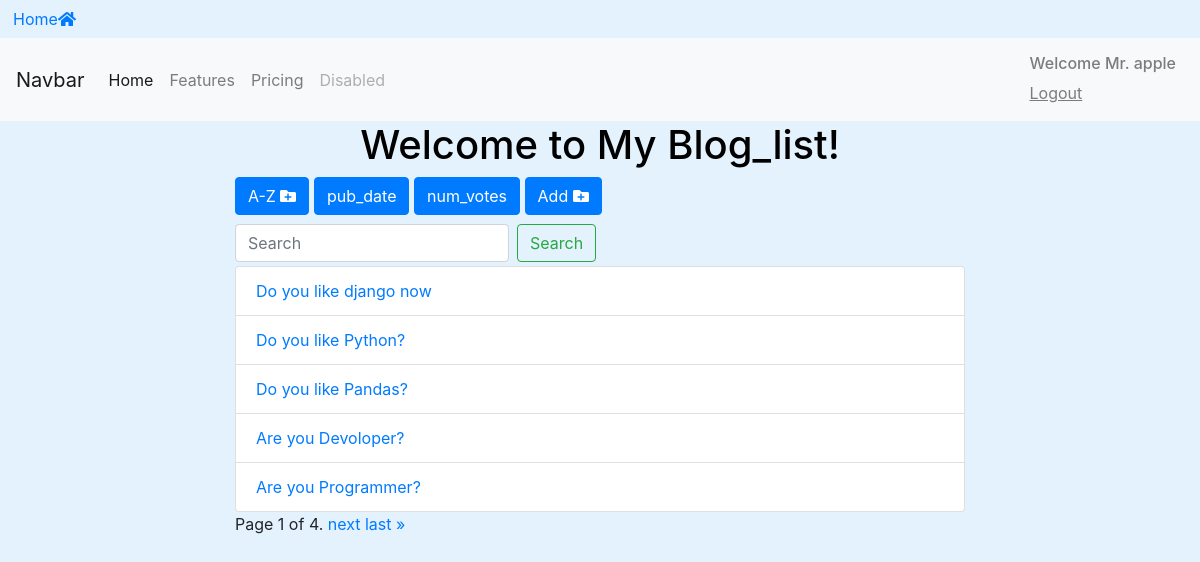
The page /blogs/list/ (signed in) on the database its author committed.
### BlogApp/models.py (models this page shows, shortened)
class BlogModel(models.Model):
    owner = models.ForeignKey(User, on_delete=models.CASCADE,default = 1)
    text = models.CharField(max_length=255)
    pub_date = models.DateTimeField()
    def __str__(self):
        return self.text

### BlogApp/views.py (the view)
# urls.py: path('list/', views.blog_list,name='list'),
@login_required
def blog_list(request):
    search_term = ''
    info = BlogModel.objects.all()
    if 'text' in request.GET:
        info = info.order_by('text')
    if 'pub_date' in request.GET:
        info = info.order_by('-pub_date')
    if 'num_votes' in request.GET:
        info = info.annotate(Count('vote')).order_by('-vote__count')
    my_blog = BlogModel.objects.filter(owner=request.user)
    if 'search' in request.GET:
        search_term = request.GET['search']
        info = info.filter(text__icontains=search_term)
    paginator  = Paginator(info,5)
    page = request.GET.get('page')
    info = paginator.get_page(page)
    get_dict_copy = request.GET.copy()
    params = get_dict_copy.pop('page',True) and get_dict_copy.urlencode()
    content = {'info':info,'params':params,'search_term':search_term}
    return render(request,'blog/blog.html',content)

### BlogApp/templates/blog/blog.html (shortened to what this page needs)
{% extends 'base.html' %}
{% block content %}
<div class="container">
  <h1 class="text-center">Welcome to My Blog_list!</h1>
  <div class="row">
    <div class="col-sm-8 offset-sm-2">
      <a
          href="?text=True" class="btn btn-{% if 'text' in request.GET %}warning{% else %}primary{% endif %}"
          style="margin-bottom: 5px"> A-Z <i class="fas fa-folder-plus"></i>
      </a>
      <a
          href="?pub_date=True" class="btn btn-{% if 'pub_date' in request.GET %}warning{% else %}primary{% endif %}"
          style="margin-bottom: 5px"> pub_date
      </a>
      <a
          href="?num_votes=True" class="btn btn-{% if 'num_votes' in request.GET %}warning{% else %}primary{% endif %}"
          style="margin-bottom: 5px"> num_votes
      </a>
      <a href="{% url 'BlogApp:add' %}" class="btn btn-primary" style="margin-bottom: 5px"> Add <i class="fas fa-folder-plus"></i> </a>
      <form class="form-inline my-2 my-lg-1">
            <input class="form-control mr-sm-2" type="search" placeholder="Search" aria-label="Search" name="search" value="{{search_term}}">
            <button class="btn btn-outline-success my-2 my-sm-0" type="submit">Search</button>
      </form>
      <ul class="list-group">
        {% for data in info %}
        <li class="list-group-item">
          <a
            href="{% url 'BlogApp:detail' data.id %}">
            {{ data }}
          </a>
        </li>
        {% endfor %}
      </ul>
      <div class="pagination">
        <span class="step-links">
            <span class="current">
                Page {{ info.number }} of {{ info.paginator.num_pages }}.
            </span>
            {% if info.has_next %}
                <a href="?page={{ info.next_page_number }}&{{params}}">next</a>
                <a href="?page={{ info.paginator.num_pages }}&{{params}}">last &raquo;</a>
            {% endif %}
        </span>
      </div>
    </div>
  </div>
</div>
{% endblock %}

### templates/includes/navbar.html (shortened to what this page needs)
<nav class="navbar navbar-expand-lg navbar-light bg-light">
  <a class="navbar-brand" href="#">Navbar</a>
<div class="collapse navbar-collapse" id="navbarNav">
  <ul class="navbar-nav">
    <li class="nav-item active">
      <a class="nav-link" href="{%url 'home' %}">Home <span class="sr-only">(current)</span></a>
    </li>
    <li class="nav-item">
      <a class="nav-link" href="{% url 'BlogApp:list' %}">Features</a>
    </li>
    <li class="nav-item">
      <a class="nav-link" href="#">Pricing</a>
    </li>
    <li class="nav-item">
      <a class="nav-link disabled" href="#">Disabled</a>
    </li>
  </ul>
  <div class="navbar-nav ml-auto">
    {% if request.user.is_authenticated %}
      <a class="nav-item nav-link" href="{% url 'Accounts:logout' %}"> <h6>Welcome Mr. {{request.user}}</h6> <u>Logout</u></a>
    {% else %}
      <a class="nav-item nav-link" href="{% url 'Accounts:login' %}">Login</a>
    {% endif %}
  </div>
</div>
</nav>

### static/css/styles.css (style rules this page uses)
h1,h3 { color: black; }
body { background-color: #e3f2fd; }

### rows shown on the page
BlogModel: text "Do you like django now"
BlogModel: text "Do you like Python?"
BlogModel: text "Do you like Pandas?"
BlogModel: text "Are you Devoloper?"
BlogModel: text "Are you Programmer?"

### other values the page prints
{{ request.user }} "apple"
{{ info.number }} "1"
{{ info.paginator.num_pages }} "4"
